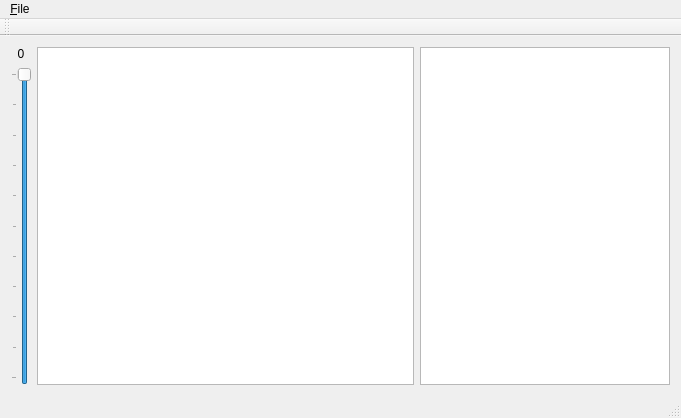
<?xml version="1.0" encoding="UTF-8"?>
<ui version="4.0">
 <class>CataWorldMaker</class>
 <widget class="QMainWindow" name="CataWorldMaker">
  <property name="geometry">
   <rect>
    <x>0</x>
    <y>0</y>
    <width>681</width>
    <height>418</height>
   </rect>
  </property>
  <property name="windowTitle">
   <string>CataWorldMaker</string>
  </property>
  <widget class="QWidget" name="centralWidget">
   <layout class="QHBoxLayout" name="horizontalLayout_2">
    <item>
     <layout class="QVBoxLayout" name="verticalLayout">
      <item>
       <widget class="QLabel" name="ZLevelLabel">
        <property name="text">
         <string>0</string>
        </property>
        <property name="alignment">
         <set>Qt::AlignCenter</set>
        </property>
       </widget>
      </item>
      <item>
       <widget class="QSlider" name="ZLevelSlider">
        <property name="minimum">
         <number>-10</number>
        </property>
        <property name="maximum">
         <number>0</number>
        </property>
        <property name="pageStep">
         <number>1</number>
        </property>
        <property name="value">
         <number>0</number>
        </property>
        <property name="sliderPosition">
         <number>0</number>
        </property>
        <property name="orientation">
         <enum>Qt::Vertical</enum>
        </property>
        <property name="invertedAppearance">
         <bool>false</bool>
        </property>
        <property name="invertedControls">
         <bool>false</bool>
        </property>
        <property name="tickPosition">
         <enum>QSlider::TicksAbove</enum>
        </property>
        <property name="tickInterval">
         <number>1</number>
        </property>
       </widget>
      </item>
     </layout>
    </item>
    <item>
     <widget class="DisplayWidget" name="WorldView"/>
    </item>
    <item>
     <widget class="QListView" name="TileSelectorView">
      <property name="sizePolicy">
       <sizepolicy hsizetype="MinimumExpanding" vsizetype="Expanding">
        <horstretch>0</horstretch>
        <verstretch>0</verstretch>
       </sizepolicy>
      </property>
      <property name="minimumSize">
       <size>
        <width>150</width>
        <height>0</height>
       </size>
      </property>
      <property name="maximumSize">
       <size>
        <width>250</width>
        <height>16777215</height>
       </size>
      </property>
     </widget>
    </item>
   </layout>
  </widget>
  <widget class="QMenuBar" name="menuBar">
   <property name="geometry">
    <rect>
     <x>0</x>
     <y>0</y>
     <width>681</width>
     <height>21</height>
    </rect>
   </property>
   <widget class="QMenu" name="menu_File">
    <property name="title">
     <string>&amp;File</string>
    </property>
    <addaction name="action_Save"/>
   </widget>
   <addaction name="menu_File"/>
  </widget>
  <widget class="QToolBar" name="Tools">
   <property name="iconSize">
    <size>
     <width>16</width>
     <height>16</height>
    </size>
   </property>
   <attribute name="toolBarArea">
    <enum>TopToolBarArea</enum>
   </attribute>
   <attribute name="toolBarBreak">
    <bool>false</bool>
   </attribute>
  </widget>
  <widget class="QStatusBar" name="statusBar"/>
  <action name="action_Save">
   <property name="text">
    <string>&amp;Save</string>
   </property>
  </action>
 </widget>
 <layoutdefault spacing="6" margin="11"/>
 <customwidgets>
  <customwidget>
   <class>DisplayWidget</class>
   <extends>QTableView</extends>
   <header>displaywidget.h</header>
  </customwidget>
 </customwidgets>
 <resources/>
 <connections/>
</ui>
